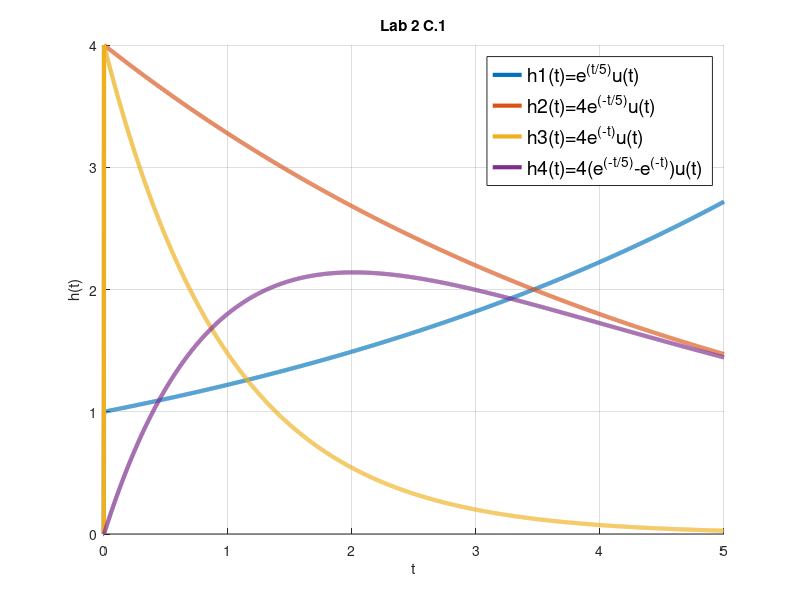

Recreate this plot in MATLAB.
% Pre-run clearing
clc;   %Clear command window
clf;   %Clear figure window
clear; %Clear variables from RAM

% Set up u(t)
u = @(t) 1.0 .* (t>=0);

% Define h1..h4
h1 = @(t) exp((1/5) .* t) .* u(t);
h2 = @(t) 4 .* exp((-1/5) .* t) .* u(t);
h3 = @(t) 4 .* exp(-1 .* t) .* u(t);
h4 = @(t) 4 .* (exp((-1/5) .* t) - exp(-1 .* t)) .* u(t);

% Define t
t = [-1:0.001:5];

% Plot h1..h4
figure(1);
hold on;
grid on;
xlabel('t');
ylabel('h(t)');
title('Lab 2 C.1')
plot(t,h1(t),'LineWidth',3);
plot(t,h2(t),'LineWidth',3);
plot(t,h3(t),'LineWidth',3);
plot(t,h4(t),'LineWidth',3);
xlim([0 5]);
legend('h1(t)=e^(^t^/^5^)u(t)','h2(t)=4e^(^-^t^/^5^)u(t)',
       'h3(t)=4e^(^-^t^)u(t)','h4(t)=4(e^(^-^t^/^5^)-e^(^-^t^))u(t)',
       'FontSize', 14);
hold off;
